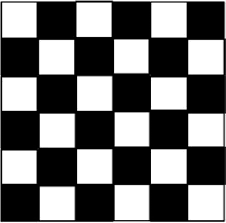
#> input picture data/chess.png, 226 x 223 px
$ python FunnyMirrorsImages.py
#> lines starting #> are read from the running program, lines starting #| are printed output that depends on the picture
import cv2
import numpy as np
import math
from vcam import vcam, meshGen

paths = ["./data/chess.png", "./data/human2.jpeg",
         "./data/im2.jpeg", "./data/human1.jpeg"]


for mode in range(8):
    for i, path in enumerate(paths):
        # Reading the input image
        img = cv2.imread(path)
#> img is the input picture: shape (223, 226, 3); min 0, max 255, mean 113.3
        img = cv2.resize(img, (300, 300))
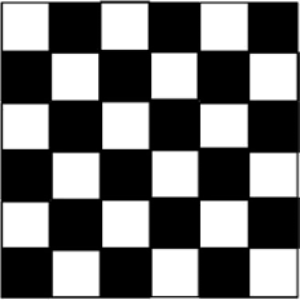
#> img: shape (300, 300, 3); min 0, max 255, mean 113.3
        H, W = img.shape[:2]
#> H = 300; W = 300

        # Creating the virtual camera object
#> (the run stopped early here; a loop or call above may not have finished)
